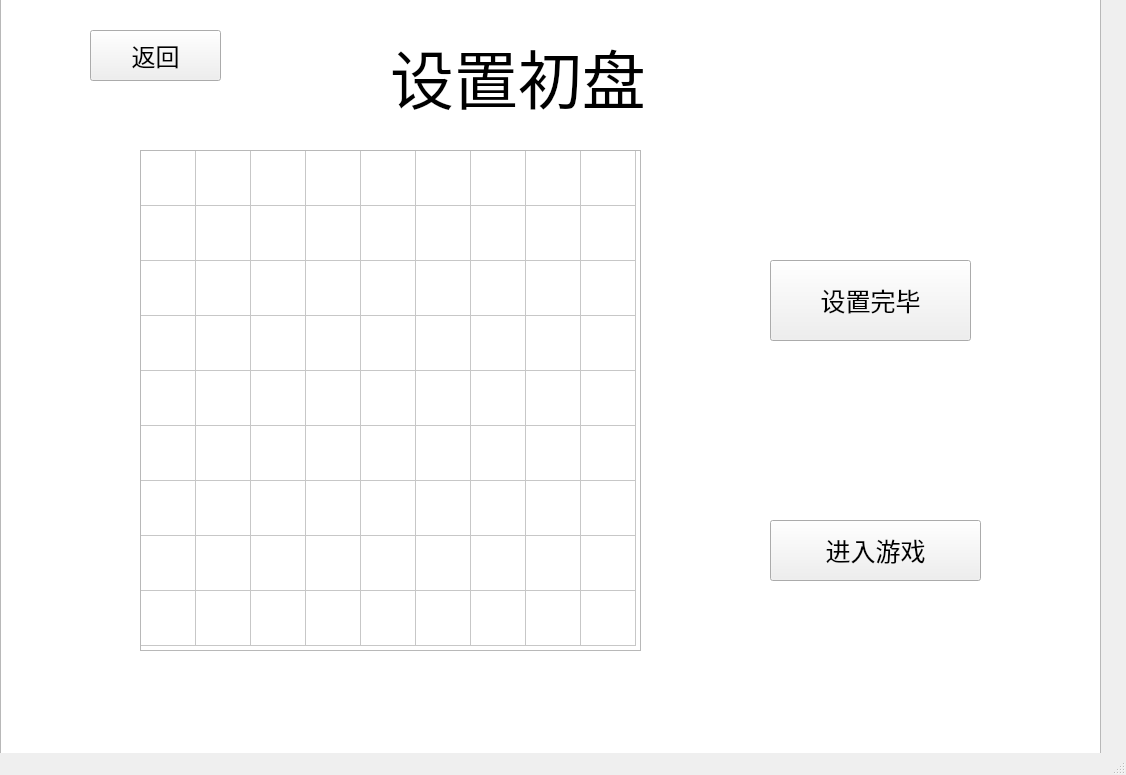
<?xml version="1.0" encoding="UTF-8"?>
<ui version="4.0">
 <class>MainWindow</class>
 <widget class="QMainWindow" name="MainWindow">
  <property name="geometry">
   <rect>
    <x>0</x>
    <y>0</y>
    <width>1126</width>
    <height>775</height>
   </rect>
  </property>
  <property name="windowTitle">
   <string>MainWindow</string>
  </property>
  <widget class="QWidget" name="centralwidget">
   <widget class="QListView" name="listView">
    <property name="geometry">
     <rect>
      <x>0</x>
      <y>-20</y>
      <width>1101</width>
      <height>811</height>
     </rect>
    </property>
    <property name="font">
     <font>
      <pointsize>11</pointsize>
     </font>
    </property>
   </widget>
   <widget class="QLabel" name="label">
    <property name="geometry">
     <rect>
      <x>390</x>
      <y>30</y>
      <width>401</width>
      <height>91</height>
     </rect>
    </property>
    <property name="font">
     <font>
      <family>Arial</family>
      <pointsize>48</pointsize>
     </font>
    </property>
    <property name="text">
     <string>设置初盘</string>
    </property>
   </widget>
   <widget class="QPushButton" name="upload_back">
    <property name="geometry">
     <rect>
      <x>90</x>
      <y>30</y>
      <width>131</width>
      <height>51</height>
     </rect>
    </property>
    <property name="font">
     <font>
      <family>Arial</family>
      <pointsize>18</pointsize>
     </font>
    </property>
    <property name="text">
     <string>返回</string>
    </property>
   </widget>
   <widget class="QTableWidget" name="sudoku_table">
    <property name="enabled">
     <bool>true</bool>
    </property>
    <property name="geometry">
     <rect>
      <x>140</x>
      <y>150</y>
      <width>501</width>
      <height>501</height>
     </rect>
    </property>
    <property name="font">
     <font>
      <family>Arial</family>
      <pointsize>22</pointsize>
     </font>
    </property>
    <property name="verticalScrollBarPolicy">
     <enum>Qt::ScrollBarAsNeeded</enum>
    </property>
    <property name="autoScroll">
     <bool>true</bool>
    </property>
    <property name="editTriggers">
     <set>QAbstractItemView::AllEditTriggers</set>
    </property>
    <property name="tabKeyNavigation">
     <bool>true</bool>
    </property>
    <property name="showDropIndicator" stdset="0">
     <bool>true</bool>
    </property>
    <property name="showGrid">
     <bool>true</bool>
    </property>
    <property name="gridStyle">
     <enum>Qt::SolidLine</enum>
    </property>
    <attribute name="horizontalHeaderVisible">
     <bool>false</bool>
    </attribute>
    <attribute name="horizontalHeaderCascadingSectionResizes">
     <bool>false</bool>
    </attribute>
    <attribute name="horizontalHeaderMinimumSectionSize">
     <number>55</number>
    </attribute>
    <attribute name="horizontalHeaderDefaultSectionSize">
     <number>55</number>
    </attribute>
    <attribute name="horizontalHeaderHighlightSections">
     <bool>false</bool>
    </attribute>
    <attribute name="horizontalHeaderShowSortIndicator" stdset="0">
     <bool>false</bool>
    </attribute>
    <attribute name="horizontalHeaderStretchLastSection">
     <bool>false</bool>
    </attribute>
    <attribute name="verticalHeaderVisible">
     <bool>false</bool>
    </attribute>
    <attribute name="verticalHeaderMinimumSectionSize">
     <number>55</number>
    </attribute>
    <attribute name="verticalHeaderDefaultSectionSize">
     <number>55</number>
    </attribute>
    <attribute name="verticalHeaderHighlightSections">
     <bool>false</bool>
    </attribute>
    <row>
     <property name="text">
      <string/>
     </property>
    </row>
    <row>
     <property name="text">
      <string/>
     </property>
    </row>
    <row>
     <property name="text">
      <string/>
     </property>
    </row>
    <row>
     <property name="text">
      <string/>
     </property>
    </row>
    <row>
     <property name="text">
      <string/>
     </property>
    </row>
    <row>
     <property name="text">
      <string/>
     </property>
    </row>
    <row>
     <property name="text">
      <string/>
     </property>
    </row>
    <row>
     <property name="text">
      <string/>
     </property>
    </row>
    <row>
     <property name="text">
      <string/>
     </property>
    </row>
    <column>
     <property name="text">
      <string/>
     </property>
    </column>
    <column>
     <property name="text">
      <string/>
     </property>
    </column>
    <column>
     <property name="text">
      <string/>
     </property>
    </column>
    <column>
     <property name="text">
      <string/>
     </property>
    </column>
    <column>
     <property name="text">
      <string/>
     </property>
    </column>
    <column>
     <property name="text">
      <string/>
     </property>
    </column>
    <column>
     <property name="text">
      <string/>
     </property>
    </column>
    <column>
     <property name="text">
      <string/>
     </property>
    </column>
    <column>
     <property name="text">
      <string/>
     </property>
    </column>
   </widget>
   <widget class="QPushButton" name="set_button">
    <property name="geometry">
     <rect>
      <x>770</x>
      <y>260</y>
      <width>201</width>
      <height>81</height>
     </rect>
    </property>
    <property name="font">
     <font>
      <pointsize>19</pointsize>
     </font>
    </property>
    <property name="text">
     <string>设置完毕</string>
    </property>
   </widget>
   <widget class="QLabel" name="legal_message">
    <property name="geometry">
     <rect>
      <x>760</x>
      <y>420</y>
      <width>261</width>
      <height>41</height>
     </rect>
    </property>
    <property name="font">
     <font>
      <pointsize>13</pointsize>
     </font>
    </property>
    <property name="text">
     <string/>
    </property>
   </widget>
   <widget class="QPushButton" name="game_button">
    <property name="geometry">
     <rect>
      <x>770</x>
      <y>520</y>
      <width>211</width>
      <height>61</height>
     </rect>
    </property>
    <property name="font">
     <font>
      <pointsize>19</pointsize>
     </font>
    </property>
    <property name="text">
     <string>进入游戏</string>
    </property>
   </widget>
  </widget>
  <widget class="QMenuBar" name="menubar">
   <property name="geometry">
    <rect>
     <x>0</x>
     <y>0</y>
     <width>1126</width>
     <height>26</height>
    </rect>
   </property>
  </widget>
  <widget class="QStatusBar" name="statusbar"/>
 </widget>
 <resources/>
 <connections/>
</ui>
